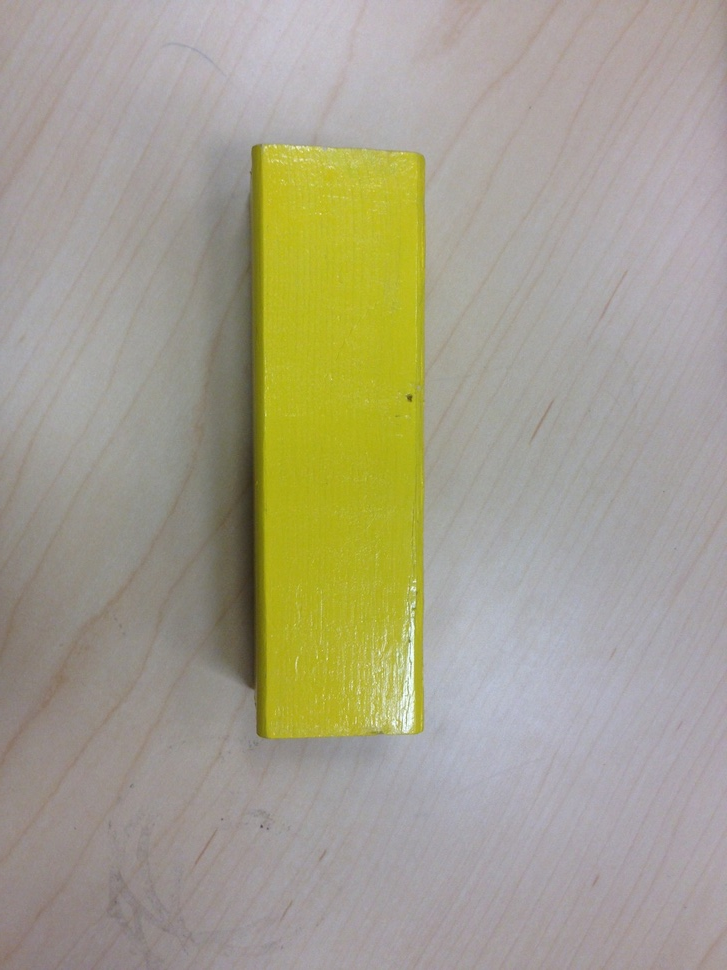
#> input picture blockImageRepository/yellow/longblock/TopView.JPG, 727 x 970 px, shrunk from 1224 x 1632 before the run, given in place of the camera
$ python edge_detect.py   (Python 2 division)
#> lines starting #> are read from the running program, lines starting #| are printed output that depends on the picture
#> in main, cv_image is the input picture: shape (970, 727, 3); mean B, G, R 140.1, 160, 164.6
#!/usr/bin/env python
import cv2
import numpy as np

'''

This script opens two windows, one with the original image and another one with the hsv
form of the image. It also opens a little gui with trackbars that can be used to find the
minimum and maximum hsv values.

'''

class edge_detector():

    def __init__(self):

        # create trackbars for hsv control
        self.switch_window = cv2.namedWindow("SWITCHES")
        self.low_thresh = cv2.createTrackbar('LOWER', 'SWITCHES', 0, 255, self.nothing)
        self.up_thresh = cv2.createTrackbar('UPPER', 'SWITCHES', 0, 255, self.nothing)

    def detect_edges(self, cv_image):

        #turn image to hsv image
        #hsv = cv2.cvtColor(cv_image, cv2.COLOR_BGR2HSV)
        gray = cv2.cvtColor(cv_image, cv2.COLOR_BGR2GRAY)
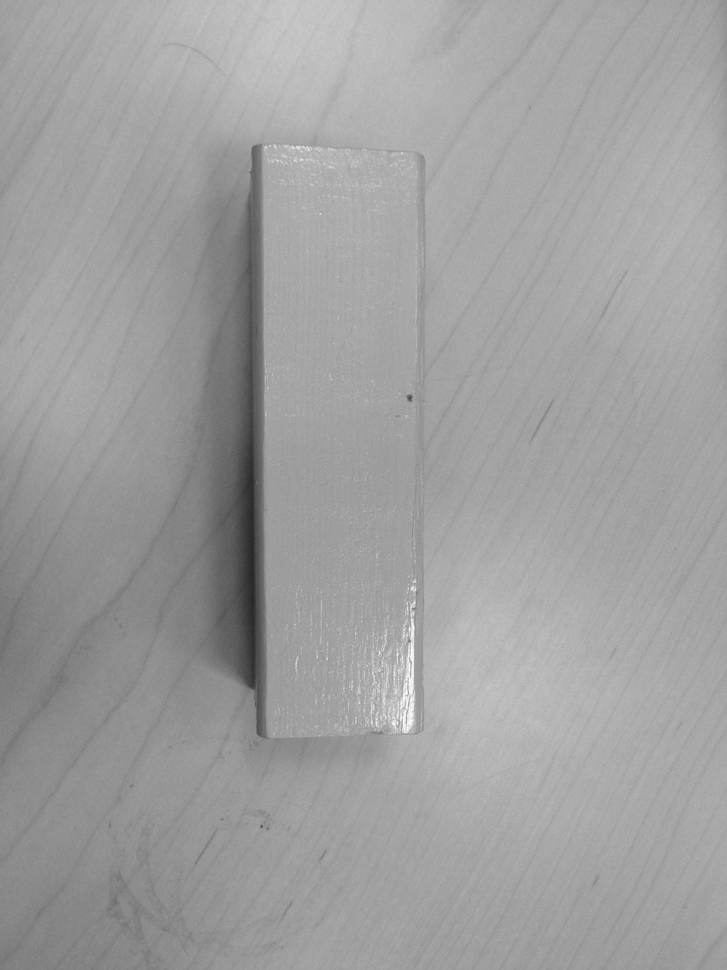
#> gray: shape (970, 727); min 37, max 254, mean 159.1
        #define threshold from trackbars

        min_thresh = cv2.getTrackbarPos('LOWER','SWITCHES')
        max_thresh = cv2.getTrackbarPos('UPPER','SWITCHES')

        print min_thresh, max_thresh

        blur = cv2.GaussianBlur(gray,(5,5),0)

        blur = cv2.Canny(blur, min_thresh, max_thresh)
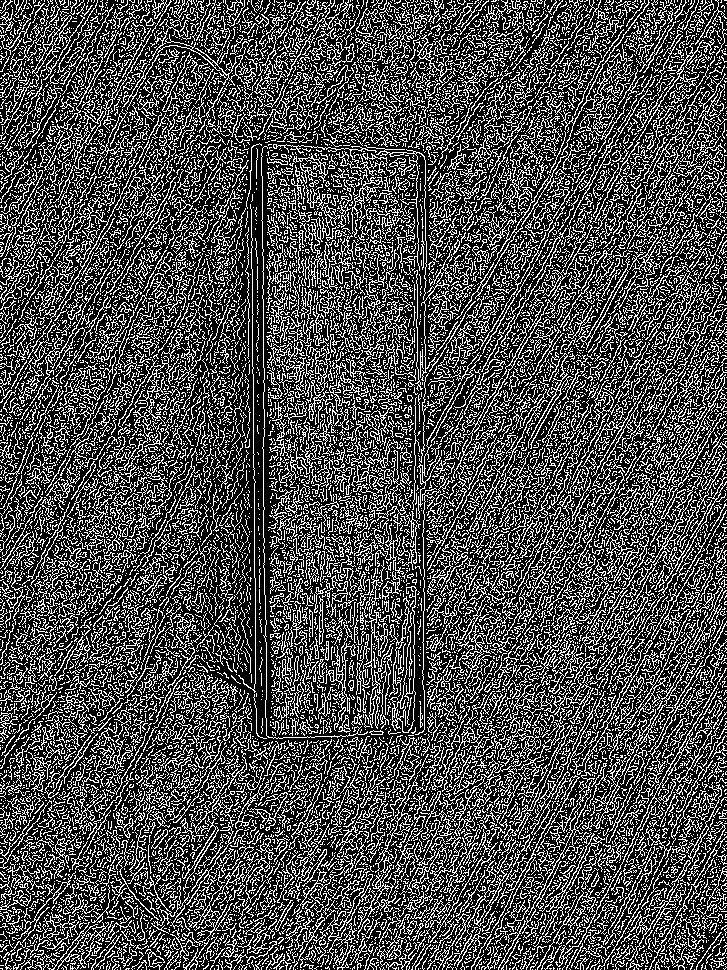
#> blur: shape (970, 727); 29.6% white in thin lines or dots

        #show both original and EDGE images

        cv2.imshow("EDGE", blur)

        cv2.imshow("ORIGINAL", cv_image)

        cv2.waitKey(20)

    def nothing(self, x):
        pass

def main():

    vc = cv2.VideoCapture(0)

    #creates an instance of image_test
    ed = edge_detector()

    while True:

        _, cv_image = vc.read()

        ed.detect_edges(cv_image)

    cv2.destroyAllWindows()

if __name__ == '__main__':
    main()

$ run again, on blockImageRepository/yellow/longblock/b.JPG
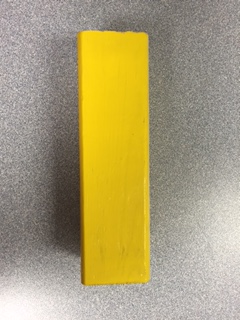
#> input picture blockImageRepository/yellow/longblock/b.JPG, 240 x 320 px, given in place of the camera
#> in main, cv_image is the input picture: shape (320, 240, 3); mean B, G, R 116.2, 158.9, 171.3
#> in detect_edges, `gray = cv2.cvtColor(cv_image, cv2.COLOR_BGR2GRAY)`:
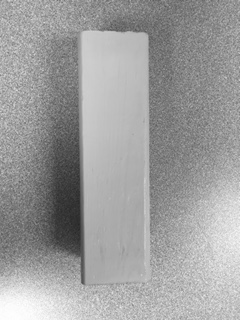
#> gray: shape (320, 240); min 37, max 254, mean 157.7
#> in detect_edges, `blur = cv2.Canny(blur, min_thresh, max_thresh)`:
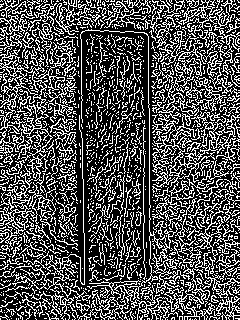
#> blur: shape (320, 240); 31.8% white in thin lines or dots
